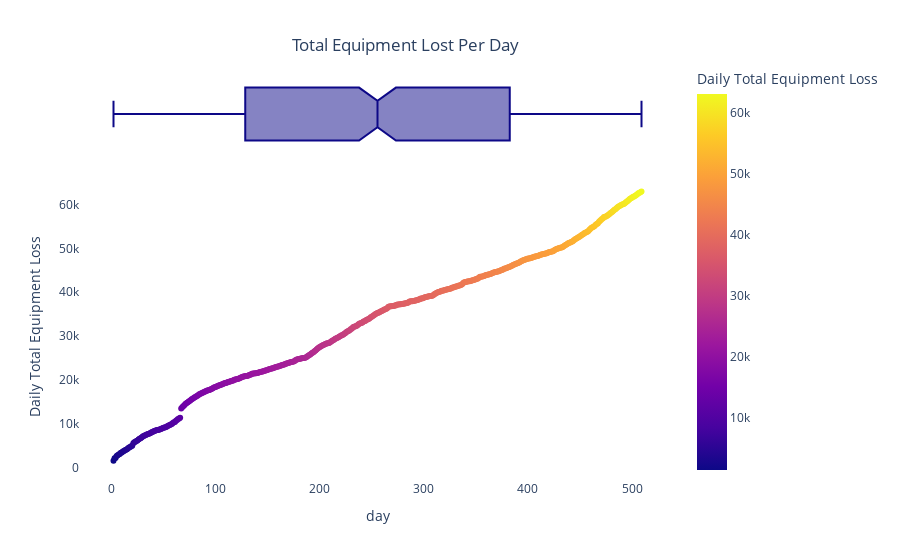

Notebook cell for this chart:
### Code cell
daily_total_equip_loss = russia_losses_equipment.reset_index()
daily_total_equip_loss.drop(columns={'date'}, inplace=True)
daily_total_equip_loss.set_index('day', inplace=True)
daily_total_equip_loss['Daily Total Equipment Loss'] = pd.DataFrame(daily_total_equip_loss.sum(axis=1))

plot_data2 = daily_total_equip_loss[['Daily Total Equipment Loss']]

fig=px.scatter(plot_data2, x=plot_data2.index, y='Daily Total Equipment Loss', marginal_x='box', 
               color='Daily Total Equipment Loss')

fig.update_layout(plot_bgcolor='rgba(0,5,5,0)',
                  title={'text':'Total Equipment Lost Per Day','y':0.93,'x':0.45,'xanchor':'center','yanchor':'top'})

fig.show()

### Figure 1 — Plotly figure (JSON) as saved in the notebook; plotly's stock layout.template omitted (floating-point values rounded to 4 significant figures; data arrays with more than 128 entries replaced by an {"elided": "..."} marker saying what was removed)
{"data": [{"hovertemplate": "day=%{x}<br>Daily Total Equipment Loss=%{marker.color}<extra></extra>", "legendgroup": "", "marker": {"color": {"elided": "508 int values"}, "coloraxis": "coloraxis", "symbol": "circle"}, "mode": "markers", "name": "", "orientation": "v", "showlegend": false, "type": "scatter", "x": {"elided": "508 int values"}, "xaxis": "x", "y": {"elided": "508 int values"}, "yaxis": "y"}, {"alignmentgroup": "True", "hovertemplate": "day=%{x}<extra></extra>", "legendgroup": "", "marker": {"color": "#0d0887", "symbol": "circle"}, "name": "", "notched": true, "offsetgroup": "", "showlegend": false, "type": "box", "x": {"elided": "508 int values"}, "xaxis": "x2", "yaxis": "y2"}], "layout": {"coloraxis": {"colorbar": {"title": {"text": "Daily Total Equipment Loss"}}, "colorscale": [[0, "#0d0887"], [0.1111, "#46039f"], [0.2222, "#7201a8"], [0.3333, "#9c179e"], [0.4444, "#bd3786"], [0.5556, "#d8576b"], [0.6667, "#ed7953"], [0.7778, "#fb9f3a"], [0.8889, "#fdca26"], [1, "#f0f921"]]}, "legend": {"tracegroupgap": 0}, "margin": {"t": 60}, "plot_bgcolor": "rgba(0,5,5,0)", "title": {"text": "Total Equipment Lost Per Day", "x": 0.45, "xanchor": "center", "y": 0.93, "yanchor": "top"}, "xaxis": {"anchor": "y", "domain": [0, 1], "title": {"text": "day"}}, "xaxis2": {"anchor": "y2", "domain": [0, 1], "matches": "x", "showgrid": true, "showticklabels": false}, "yaxis": {"anchor": "x", "domain": [0, 0.7326], "title": {"text": "Daily Total Equipment Loss"}}, "yaxis2": {"anchor": "x2", "domain": [0.7426, 1], "matches": "y2", "showgrid": false, "showline": false, "showticklabels": false, "ticks": ""}}}
